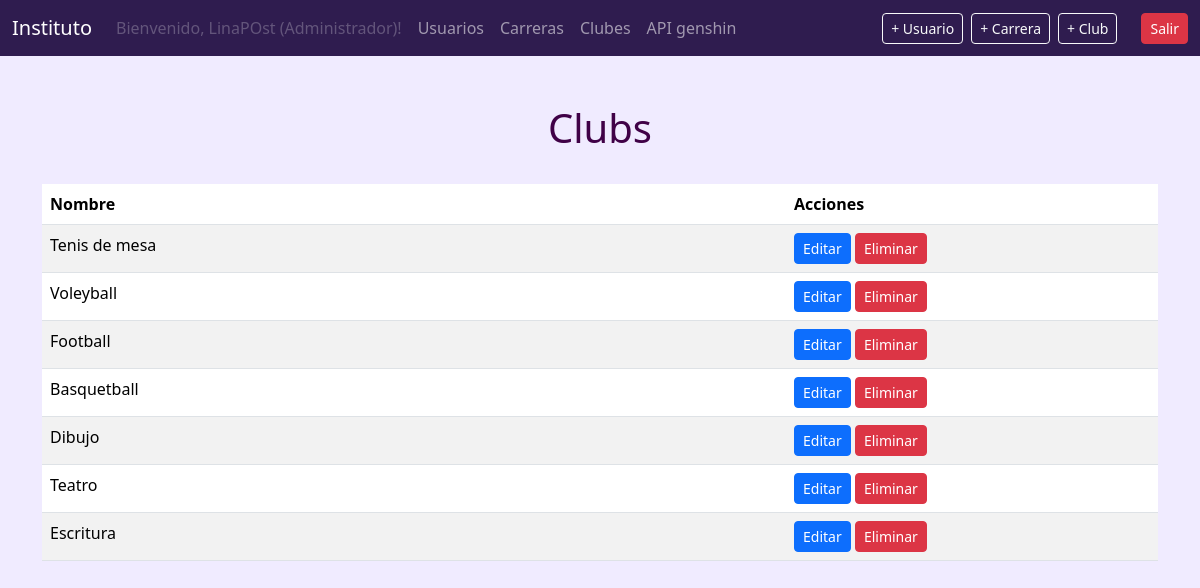
Screenshot of /clubs/ (signed in) with the database file from the repository.
### institute/models.py (models this page shows, shortened)
class User(AbstractBaseUser, PermissionsMixin):
    first_name = models.CharField(max_length=100)
    last_name = models.CharField(max_length=100)
    age = models.IntegerField()
    email = models.EmailField(unique=True)
    career = models.ForeignKey(Career, on_delete=models.PROTECT, null=True, blank=True)
    clubs = models.ManyToManyField(Clubs, blank=True)
    rol = models.ForeignKey(Rol, on_delete=models.PROTECT, null=True, blank=True)
    created_at = models.DateTimeField(auto_now_add=True)
    USERNAME_FIELD = 'email'
    REQUIRED_FIELDS = ['first_name', 'last_name']

class Rol(models.Model):
    id = models.BigAutoField(primary_key=True)
    rol = models.CharField(max_length=50)
    def __str__(self):
        return self.rol

class Clubs(models.Model):
    id = models.BigAutoField(primary_key=True)
    name = models.CharField(max_length=100)

### institute/views.py (the view)
# urls.py: path('clubs/', club_list, name='clubs_list'),
def club_list(request):
    clubs = Clubs.objects.all()
    return render(request, 'institute/clubs_list.html', {'clubs': clubs})

### templates/institute/clubs_list.html (shortened to what this page needs)
{% extends 'base.html' %}
{% block content %}
<h1>Clubs</h1>
<table class="table table-striped">
    <thead>
        <tr>
            <th class="col-md-8">Nombre</th>
            <th class="col-md-4">Acciones</th>
        </tr>
    </thead>
    <tbody>
        {% for club in clubs %}
        <tr>
            <td>{{ club.name }}</td>
            <td>
                <button type="button" class="btn btn-primary btn-sm" data-bs-toggle="modal" data-bs-target="#editClubModal{{ club.id }}">
                    Editar
                </button>
                <button type="button" class="btn btn-danger btn-sm" data-bs-toggle="modal" data-bs-target="#deleteClubModal{{ club.id }}">
                    Eliminar
                </button>
            </td>
        </tr>
        {% empty %}
        <tr>
            <td colspan="3" class="text-center">No hay clubs registrados</td>
        </tr>
        {% endfor %}
    </tbody>
</table>
<br/>
{% endblock %}

### templates/base.html (shortened to what this page needs)
{% load static %}
<!DOCTYPE html>
<html lang="es">
<head>
    <link href="https://cdn.jsdelivr.net/npm/bootstrap@5.3.7/dist/css/bootstrap.min.css" rel="stylesheet">
    <link rel="stylesheet" href="{% static 'institute/style.css' %}">
</head>
<body>
    <nav class="navbar navbar-expand-lg navbar-dark">
        <div class="container-fluid">
            <a class="navbar-brand" href="#">Instituto</a>
            <div class="collapse navbar-collapse" id="navbarText">
                <ul class="navbar-nav me-auto mb-2 mb-lg-0">
                    {% if user.is_authenticated %}
                        <li class="nav-item">
                            <span class="nav-link disabled">Bienvenido, {{ user.first_name }} ({{ user.rol }})!</span>
                        </li>
                        {% if user.rol.rol == 'Administrador' %}
                            <li class="nav-item">
                                <a class="nav-link" href="{% url 'user_list' %}">Usuarios</a>
                            </li>
                            <li class="nav-item">
                                <a class="nav-link" href="{% url 'career_list' %}">Carreras</a>
                            </li>
                            <li class="nav-item">
                                <a class="nav-link" href="{% url 'clubs_list' %}">Clubes</a>
                            </li>
                            <li class="nav-item">
                                <a class="nav-link" href="{% url 'genshin_api' %}">API genshin</a>
                            </li>
                        {% elif user.rol.rol == 'Estudiante' %}
                            <li class="nav-item">
                                <a class="nav-link" href="{% url 'genshin_api' %}">API genshin</a>
                            </li>
                        {% elif user.rol.rol == 'Invitado' %}
                            <li class="nav-item">
                                <a class="nav-link" href="{% url 'genshin_api' %}">API genshin</a>
                            </li>
                        {% endif %}
                    {% endif %}
                </ul>
                <div class="d-flex align-items-center">
                    {% if user.is_authenticated and user.rol.rol == 'Administrador' %}
                        <a href="{% url 'create_user' %}" class="btn btn-outline-light btn-sm me-2">+ Usuario</a>
                        <a href="{% url 'create_career' %}" class="btn btn-outline-light btn-sm me-2">+ Carrera</a>
                        <a href="{% url 'create_club' %}" class="btn btn-outline-light btn-sm me-4">+ Club</a>
                    {% endif %}
                    <a href="{% url 'logout' %}" class="btn btn-danger btn-sm">Salir</a>
                </div>
            </div>
        </div>
    </nav>
    <div class="container mt-4">
        {% block content %}
        {% endblock %}
    </div>
</body>
</html>

### static/institute/style.css (style rules this page uses)
body { background-color: #F0EBFF; margin-bottom: 20px; }
.navbar { background-color: #2F1C4F; }
h1 { text-align: center; color: #400147; padding: 3vh; }

### rows the page displays
User: first_name "LinaPOst", rol "Administrador"
Clubs: name "Tenis de mesa"
Clubs: name "Voleyball"
Clubs: name "Football"
Clubs: name "Basquetball"
Clubs: name "Dibujo"
Clubs: name "Teatro"
Clubs: name "Escritura"
